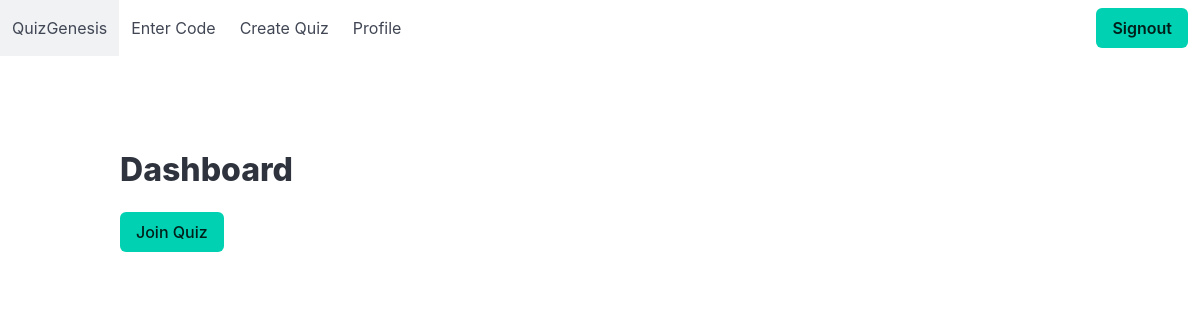
The app's page /quiz/ (signed in), older data.
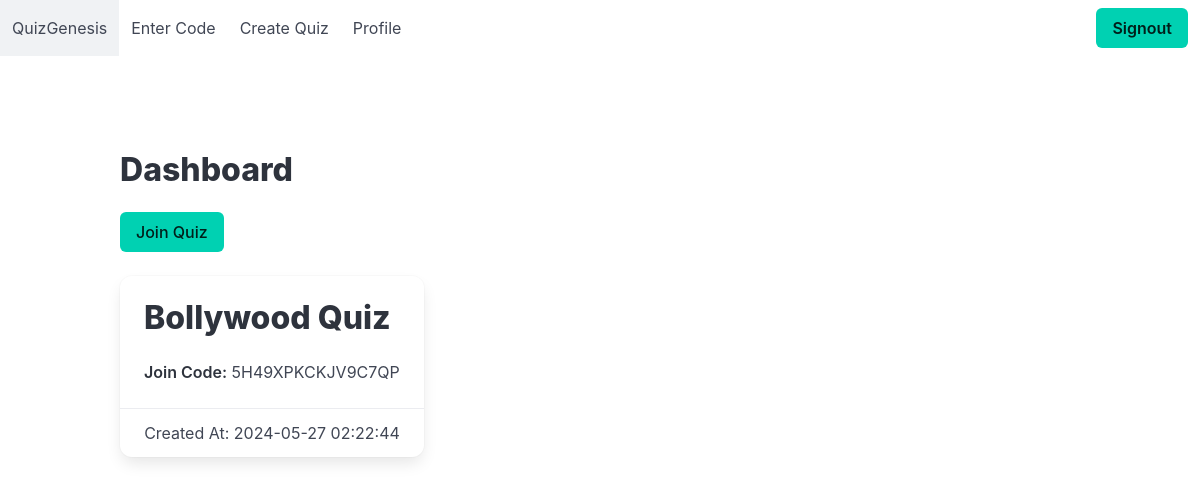
The same page, newer data.
### website/models.py (models this page shows)
class Quiz(db.Model):
  id = db.Column(db.Integer, primary_key=True, autoincrement=True)
  name = db.Column(db.String(255), nullable=False)
  join_code = db.Column(db.String(16), unique=True, nullable=False)
  creator_id = db.Column(db.Integer, db.ForeignKey('user.id'))
  created_at = db.Column(db.DateTime(timezone=True), default=func.now())

### website/quiz.py (the view)
@quiz.route('/')
@login_required
def index():
    quiz = Quiz.query.filter_by(creator_id=current_user.id).all()
    if quiz:
        print(quiz)
        print(current_user.id)
    return render_template('quiz/index.html', user=current_user, quizzes=quiz)

### website/__init__.py (called while the page is built)
def create_app():
    app = Flask(__name__)
    app.config['SECRET_KEY'] = os.getenv("SECRET_KEY") #Encrypts Cookies and Sessions
    app.config['SQLALCHEMY_DATABASE_URI'] = f'sqlite:///{os.getenv("DB_NAME")}'
    db.init_app(app)
    from .views import views
    from .auth import auth
    from .quiz import quiz
    app.register_blueprint(views, url_prefix='/')
    app.register_blueprint(auth, url_prefix='/')
    app.register_blueprint(quiz, url_prefix='/quiz')
    from .models import User, Quiz, Question, Result
    create_database(app)
    login_manager = LoginManager()
    login_manager.login_view = 'auth.login'
    login_manager.init_app(app)
    @login_manager.user_loader
    def load_user(id):
        return User.query.get(int(id))
    return app

### website/templates/quiz/index.html
{% extends 'layouts.html' %}
{% block main %}
<section class="section">
    <div class="container">
        <h1 class="title">Dashboard</h1>
        <a href="/quiz/join" class="button is-primary mb-5">Join Quiz</a>
        <div class="columns is-multiline">
            {% for quiz in quizzes %}
            <div class="column is-one-third">
                <div class="card">
                    <div class="card-content">
                        <p class="title">{{ quiz.name }}</p>
                        <p><strong>Join Code:</strong> {{ quiz.join_code }}</p>
                    </div>
                    <div class="card-footer">
                        <p class="card-footer-item">Created At: {{ quiz.created_at }}</p>
                    </div>
                </div>
            </div>
            {% endfor %}
        </div>
    </div>
</section>
{% endblock %}

### website/templates/layouts.html (shortened to what this page needs)
<!DOCTYPE html>
<html lang="en">
<head>
    <link rel="stylesheet" href="https://cdn.jsdelivr.net/npm/bulma@1.0.0/css/bulma.min.css">
</head>
<body>
    <header>
        {% include "utilities/navbar.html" %}
    </header>
    <main class="section">
        {% block main %}{% endblock %}
    </main>
</body>
</html>

### website/templates/utilities/navbar.html (shortened to what this page needs)
<nav class="navbar" role="navigation" aria-label="main navigation">
    <div class="navbar-brand">
        <a class="navbar-item" href="/">
            QuizGenesis
        </a>
    </div>
    <div id="navbarBasicExample" class="navbar-menu">
        <div class="navbar-start">
            <a class="navbar-item" href="/quiz">
                Enter Code
            </a>
            <a class="navbar-item" href="/quiz/create">
                Create Quiz
            </a>
            <a class="navbar-item" href="/view_profile">
                Profile
            </a>
        </div>
        <div class="navbar-end">
            <div class="navbar-item">
                <div class="buttons">
                    {% if user.is_authenticated: %}
                    <a class="button is-primary" href="/signout">
                        <strong>Signout</strong>
                    </a>
                    {% endif %}
                </div>
            </div>
        </div>
    </div>
</nav>

Row changes from the older to the newer data that the page shows:
added Quiz: name "Bollywood Quiz", join_code "5H49XPKCKJV9C7QP", created_at "2024-05-27 02:22:44"
